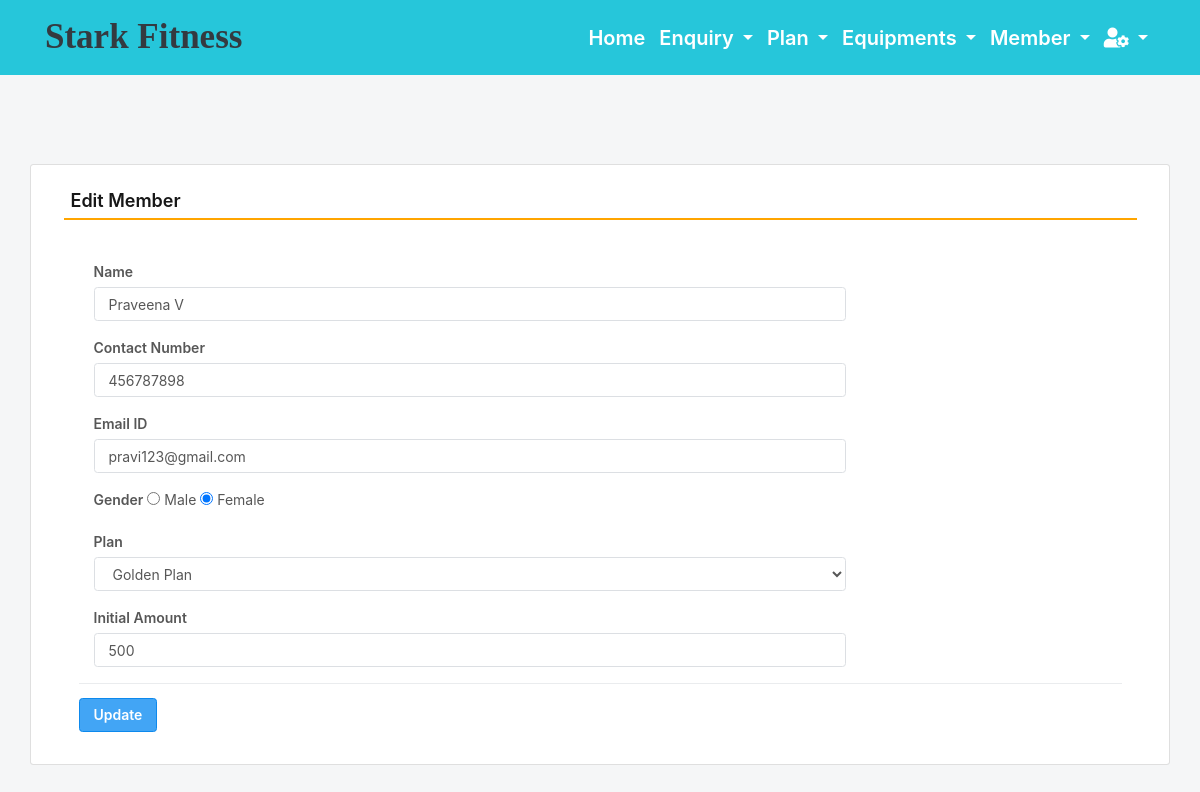
Page /edit_Member/6 (signed in) on the committed database.
### gym/models.py (models this page shows, shortened)
class Member(models.Model):
    name = models.CharField(max_length=150, null=True)
    contact = models.CharField(max_length=15, null=True)
    email = models.CharField(max_length=50, null=True)
    gender = models.CharField(max_length=10, null=True)
    plan = models.CharField(max_length=100, null=True)
    joindate = models.DateField(null=True)
    initamount = models.CharField(max_length=100, null=True)

### gym/views.py (the view, shortened to what this page needs)
# urls.py: path('edit_Member/<int:pid>', edit_Member, name='edit_Member'),
def edit_Member(request,pid):
    if not request.user.is_authenticated:
        return redirect(admin_login)
    error = ""
    user = request.user
    member = Member.objects.get(id=pid)
    return render(request,'edit_Member.html', locals())

### gym/templates/edit_Member.html (shortened to what this page needs)
{% include 'admin_nav.html' %}
{% load static %}
{% block main %}
 <html lang="en" class="no-focus">
 <link rel="stylesheet" id="css-main" href="{% static 'css1/codebase.min.css' %}">
 <br><br><br><br>
	<div class="container card shadow mt-5">
		<div class="card-body">
			<h5 class="p-2" style="border-bottom: 2px solid orange">Edit Member</h5>
             <br>
			<div class="container-fluid">
					<form method="post">
                        <div class="col-sm-9">
							<div class="form-group">
								<label>Name</label>
                                <input type="text" name="name" class="form-control" value="{{member.name}}">
							</div>
						</div>
						<div class="col-sm-9">
							<div class="form-group">
								<label>Contact Number</label>
                                <input type="text" name="contact" class="form-control" value="{{member.contact}}">
							</div>
						</div>
						<div class="col-sm-9">
							<div class="form-group">
								<label>Email ID</label>
                                <input type="email" name="email" class="form-control" value="{{member.email}}">
							</div>
						</div>
						<div class="col-sm-9">
							<div class="form-group">
								<label>Gender</label>
								{% if member.gender == "Female" %}
								<input type="radio" name="gender" value="Male"> Male
								<input type="radio" name="gender" value="Female" checked> Female
								{% endif %}
							</div>
						</div>
                        <div class="col-sm-9">
							<div class="form-group">
								<label>Plan</label>
                                <select name="plan" class="form-control">
                                    <option value="{{member.plan}}">{{member.plan}}</option>
								</select>
							</div>
						</div>
                        <div class="col-sm-9">
							<div class="form-group">
								<label>Initial Amount</label>
                                <input type="text" name="initamount" class="form-control" value="{{member.initamount}}">
							</div>
						</div>
						<hr>
						<input type="submit" value="Update" class="btn btn-primary">
					</form>
				</div>
			</div>
		</div>
        <link rel="stylesheet" href="https://use.fontawesome.com/releases/v5.6.3/css/all.css">
 </html>
{% endblock %}

### rows in the picture
Member: name "Praveena V", contact "456787898", email "pravi123@gmail.com", plan "Golden Plan", initamount "500"
